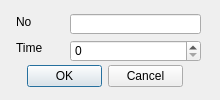
<?xml version="1.0" encoding="UTF-8"?>
<ui version="4.0">
 <class>leaveDialog</class>
 <widget class="QDialog" name="leaveDialog">
  <property name="geometry">
   <rect>
    <x>0</x>
    <y>0</y>
    <width>220</width>
    <height>100</height>
   </rect>
  </property>
  <property name="minimumSize">
   <size>
    <width>220</width>
    <height>100</height>
   </size>
  </property>
  <property name="maximumSize">
   <size>
    <width>220</width>
    <height>100</height>
   </size>
  </property>
  <property name="windowTitle">
   <string>Dialog</string>
  </property>
  <widget class="QDialogButtonBox" name="buttonBox">
   <property name="geometry">
    <rect>
     <x>27</x>
     <y>65</y>
     <width>156</width>
     <height>23</height>
    </rect>
   </property>
   <property name="orientation">
    <enum>Qt::Horizontal</enum>
   </property>
   <property name="standardButtons">
    <set>QDialogButtonBox::Cancel|QDialogButtonBox::Ok</set>
   </property>
  </widget>
  <widget class="QSpinBox" name="timeInput">
   <property name="geometry">
    <rect>
     <x>70</x>
     <y>40</y>
     <width>131</width>
     <height>22</height>
    </rect>
   </property>
  </widget>
  <widget class="QLabel" name="label">
   <property name="geometry">
    <rect>
     <x>16</x>
     <y>14</y>
     <width>36</width>
     <height>16</height>
    </rect>
   </property>
   <property name="text">
    <string>No</string>
   </property>
  </widget>
  <widget class="QLineEdit" name="idInput">
   <property name="geometry">
    <rect>
     <x>70</x>
     <y>14</y>
     <width>131</width>
     <height>20</height>
    </rect>
   </property>
  </widget>
  <widget class="QLabel" name="label_2">
   <property name="geometry">
    <rect>
     <x>16</x>
     <y>40</y>
     <width>48</width>
     <height>16</height>
    </rect>
   </property>
   <property name="text">
    <string>Time</string>
   </property>
  </widget>
 </widget>
 <resources/>
 <connections>
  <connection>
   <sender>buttonBox</sender>
   <signal>accepted()</signal>
   <receiver>leaveDialog</receiver>
   <slot>accept()</slot>
   <hints>
    <hint type="sourcelabel">
     <x>248</x>
     <y>254</y>
    </hint>
    <hint type="destinationlabel">
     <x>157</x>
     <y>274</y>
    </hint>
   </hints>
  </connection>
  <connection>
   <sender>buttonBox</sender>
   <signal>rejected()</signal>
   <receiver>leaveDialog</receiver>
   <slot>reject()</slot>
   <hints>
    <hint type="sourcelabel">
     <x>316</x>
     <y>260</y>
    </hint>
    <hint type="destinationlabel">
     <x>286</x>
     <y>274</y>
    </hint>
   </hints>
  </connection>
 </connections>
</ui>
